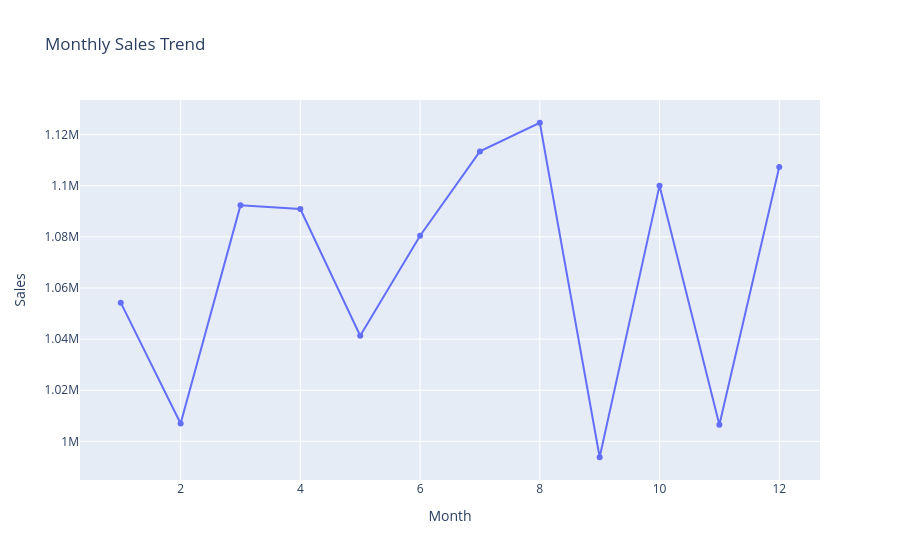

The code cell stored with this chart in its notebook:
### Code cell
fig = px.line(
    monthly_sales,
    x="Month",
    y="Sales",
    markers=True,
    title="Monthly Sales Trend"
)

fig.show()

### Figure 1 — Plotly figure (JSON) as saved in the notebook; plotly's stock layout.template omitted (floating-point values rounded to 4 significant figures)
{"data": [{"hovertemplate": "Month=%{x}<br>Sales=%{y}<extra></extra>", "legendgroup": "", "line": {"color": "#636efa", "dash": "solid"}, "marker": {"symbol": "circle"}, "mode": "lines+markers", "name": "", "orientation": "v", "showlegend": false, "type": "scatter", "x": [1, 2, 3, 4, 5, 6, 7, 8, 9, 10, 11, 12], "xaxis": "x", "y": [1054000.0, 1007000.0, 1092000.0, 1091000.0, 1041000.0, 1080000.0, 1113000.0, 1125000.0, 993800.0, 1100000.0, 1007000.0, 1107000.0], "yaxis": "y"}], "layout": {"legend": {"tracegroupgap": 0}, "title": {"text": "Monthly Sales Trend"}, "xaxis": {"anchor": "y", "domain": [0, 1], "title": {"text": "Month"}}, "yaxis": {"anchor": "x", "domain": [0, 1], "title": {"text": "Sales"}}}}
